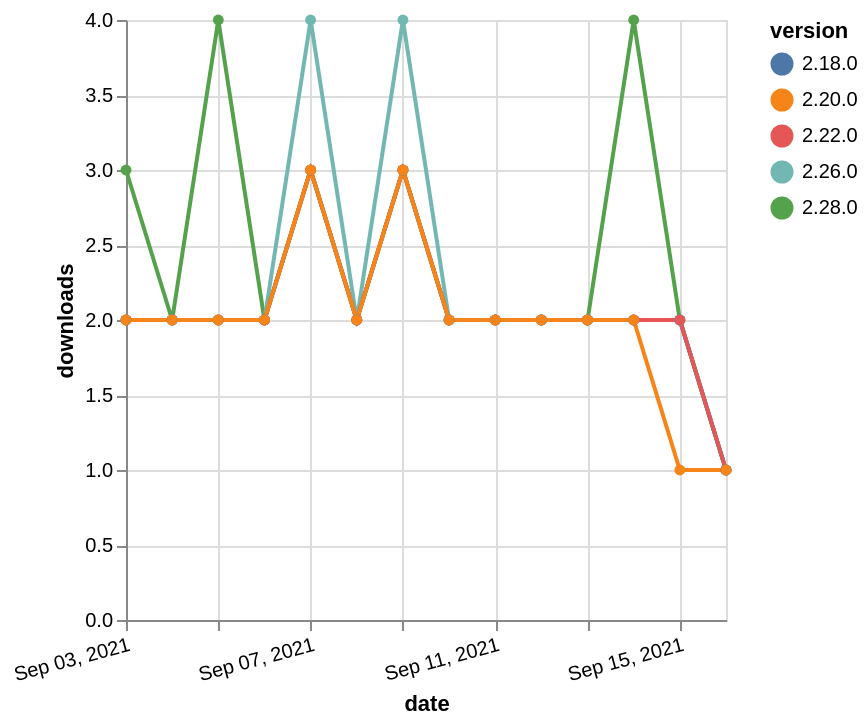

Vega-Lite specification for this chart:
### Vega-Lite specification from a JSON file in a GitHub repository (floating-point values rounded to 4 significant figures)
{"$schema": "https://vega.github.io/schema/vega-lite/v5.json", "description": "A simple bar chart with embedded data.", "data": {"values": [{"date": "2021-09-03", "total": 224, "delta": 3, "version": "2.28.0"}, {"date": "2021-09-04", "total": 226, "delta": 2, "version": "2.28.0"}, {"date": "2021-09-05", "total": 230, "delta": 4, "version": "2.28.0"}, {"date": "2021-09-06", "total": 232, "delta": 2, "version": "2.28.0"}, {"date": "2021-09-07", "total": 235, "delta": 3, "version": "2.28.0"}, {"date": "2021-09-08", "total": 237, "delta": 2, "version": "2.28.0"}, {"date": "2021-09-09", "total": 240, "delta": 3, "version": "2.28.0"}, {"date": "2021-09-10", "total": 242, "delta": 2, "version": "2.28.0"}, {"date": "2021-09-11", "total": 244, "delta": 2, "version": "2.28.0"}, {"date": "2021-09-12", "total": 246, "delta": 2, "version": "2.28.0"}, {"date": "2021-09-13", "total": 248, "delta": 2, "version": "2.28.0"}, {"date": "2021-09-14", "total": 252, "delta": 4, "version": "2.28.0"}, {"date": "2021-09-15", "total": 254, "delta": 2, "version": "2.28.0"}, {"date": "2021-09-16", "total": 255, "delta": 1, "version": "2.28.0"}, {"date": "2021-09-03", "total": 723, "delta": 2, "version": "2.26.0"}, {"date": "2021-09-04", "total": 725, "delta": 2, "version": "2.26.0"}, {"date": "2021-09-05", "total": 727, "delta": 2, "version": "2.26.0"}, {"date": "2021-09-06", "total": 729, "delta": 2, "version": "2.26.0"}, {"date": "2021-09-07", "total": 733, "delta": 4, "version": "2.26.0"}, {"date": "2021-09-08", "total": 735, "delta": 2, "version": "2.26.0"}, {"date": "2021-09-09", "total": 739, "delta": 4, "version": "2.26.0"}, {"date": "2021-09-10", "total": 741, "delta": 2, "version": "2.26.0"}, {"date": "2021-09-11", "total": 743, "delta": 2, "version": "2.26.0"}, {"date": "2021-09-12", "total": 745, "delta": 2, "version": "2.26.0"}, {"date": "2021-09-13", "total": 747, "delta": 2, "version": "2.26.0"}, {"date": "2021-09-14", "total": 749, "delta": 2, "version": "2.26.0"}, {"date": "2021-09-15", "total": 751, "delta": 2, "version": "2.26.0"}, {"date": "2021-09-16", "total": 752, "delta": 1, "version": "2.26.0"}, {"date": "2021-09-03", "total": 2070, "delta": 2, "version": "2.18.0"}, {"date": "2021-09-04", "total": 2072, "delta": 2, "version": "2.18.0"}, {"date": "2021-09-05", "total": 2074, "delta": 2, "version": "2.18.0"}, {"date": "2021-09-06", "total": 2076, "delta": 2, "version": "2.18.0"}, {"date": "2021-09-07", "total": 2079, "delta": 3, "version": "2.18.0"}, {"date": "2021-09-08", "total": 2081, "delta": 2, "version": "2.18.0"}, {"date": "2021-09-09", "total": 2084, "delta": 3, "version": "2.18.0"}, {"date": "2021-09-10", "total": 2086, "delta": 2, "version": "2.18.0"}, {"date": "2021-09-11", "total": 2088, "delta": 2, "version": "2.18.0"}, {"date": "2021-09-12", "total": 2090, "delta": 2, "version": "2.18.0"}, {"date": "2021-09-13", "total": 2092, "delta": 2, "version": "2.18.0"}, {"date": "2021-09-14", "total": 2094, "delta": 2, "version": "2.18.0"}, {"date": "2021-09-15", "total": 2096, "delta": 2, "version": "2.18.0"}, {"date": "2021-09-16", "total": 2097, "delta": 1, "version": "2.18.0"}, {"date": "2021-09-03", "total": 1474, "delta": 2, "version": "2.22.0"}, {"date": "2021-09-04", "total": 1476, "delta": 2, "version": "2.22.0"}, {"date": "2021-09-05", "total": 1478, "delta": 2, "version": "2.22.0"}, {"date": "2021-09-06", "total": 1480, "delta": 2, "version": "2.22.0"}, {"date": "2021-09-07", "total": 1483, "delta": 3, "version": "2.22.0"}, {"date": "2021-09-08", "total": 1485, "delta": 2, "version": "2.22.0"}, {"date": "2021-09-09", "total": 1488, "delta": 3, "version": "2.22.0"}, {"date": "2021-09-10", "total": 1490, "delta": 2, "version": "2.22.0"}, {"date": "2021-09-11", "total": 1492, "delta": 2, "version": "2.22.0"}, {"date": "2021-09-12", "total": 1494, "delta": 2, "version": "2.22.0"}, {"date": "2021-09-13", "total": 1496, "delta": 2, "version": "2.22.0"}, {"date": "2021-09-14", "total": 1498, "delta": 2, "version": "2.22.0"}, {"date": "2021-09-15", "total": 1500, "delta": 2, "version": "2.22.0"}, {"date": "2021-09-16", "total": 1501, "delta": 1, "version": "2.22.0"}, {"date": "2021-09-03", "total": 1623, "delta": 2, "version": "2.20.0"}, {"date": "2021-09-04", "total": 1625, "delta": 2, "version": "2.20.0"}, {"date": "2021-09-05", "total": 1627, "delta": 2, "version": "2.20.0"}, {"date": "2021-09-06", "total": 1629, "delta": 2, "version": "2.20.0"}, {"date": "2021-09-07", "total": 1632, "delta": 3, "version": "2.20.0"}, {"date": "2021-09-08", "total": 1634, "delta": 2, "version": "2.20.0"}, {"date": "2021-09-09", "total": 1637, "delta": 3, "version": "2.20.0"}, {"date": "2021-09-10", "total": 1639, "delta": 2, "version": "2.20.0"}, {"date": "2021-09-11", "total": 1641, "delta": 2, "version": "2.20.0"}, {"date": "2021-09-12", "total": 1643, "delta": 2, "version": "2.20.0"}, {"date": "2021-09-13", "total": 1645, "delta": 2, "version": "2.20.0"}, {"date": "2021-09-14", "total": 1647, "delta": 2, "version": "2.20.0"}, {"date": "2021-09-15", "total": 1648, "delta": 1, "version": "2.20.0"}, {"date": "2021-09-16", "total": 1649, "delta": 1, "version": "2.20.0"}]}, "width": "container", "mark": {"type": "line", "point": {"filled": true}}, "encoding": {"x": {"field": "date", "type": "temporal", "timeUnit": "yearmonthdate", "title": "date", "axis": {"labelAngle": -15}}, "y": {"field": "delta", "type": "quantitative", "title": "downloads"}, "color": {"field": "version", "type": "nominal"}, "tooltip": {"field": "delta"}}}
